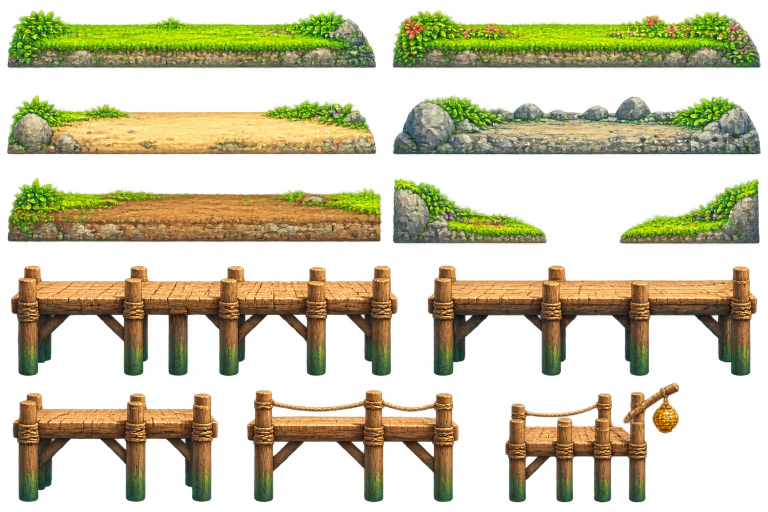
#> input picture art-source/chapter-1/kit-source/sheets/dermaga-tanah-a.png, 1536 x 1024 px (shown at 1/2 size)
$ python build_chapter1_kit.py
#> lines starting #> are read from the running program, lines starting #| are printed output that depends on the picture; after the words box and inside, x2 and y2 are one past the last pixel; in counts of white or black regions, pixels touching at a corner belong together
#> in cut_piece, img is the input picture: PIL image 1536x1024 RGBA; mean R, G, B, A 76.1, 70.2, 31.4, 108.1
"""Bangun kit elemen modular Chapter 1 (potongan yang bisa dipakai berulang di world map).

Jalankan dari root proyek:
    python3 art-source/tools/build_chapter1_kit.py              # tulis aset + kit.json
    python3 art-source/tools/build_chapter1_kit.py --preview D  # juga tulis lembar pratinjau ke folder D

Masukan:  art-source/chapter-1/kit-source/   (salinan paket "asset-malin-kundang", lihat README di sana)
Keluaran: public/assets/chapter-1/kit/<nama>.webp   satu file per elemen (RGBA)
          src/game/chapter1/kit.json                ukuran, skala dunia, dan permukaan pijakan tiap elemen

Konsep:
  - Setiap elemen dipotong dari sprite sheet (kotak sumber diukur dari segmentasi alpha) atau dipakai utuh.
  - `scale` = ukuran dunia per piksel sumber (dipilih agar sebanding dengan Malin, tinggi ±135 px dunia).
    Tekstur disimpan pada scale x RES (maks. ukuran sumber) agar tajam tanpa memboroskan memori.
  - `surface` = baris piksel SUMBER (di dalam potongan) tempat kaki berpijak; dipakai world.js untuk
    membuat collider otomatis dari penempatan elemen (tidak perlu mengukur dari gambar lagi).
  - Strip parallax (gunung, laut, hutan) dibuang label teksnya, lalu ujung kiri/kanannya di-crossfade agar
    bisa diulang tanpa garis sambungan.
"""
import argparse
import json
from collections import deque
from pathlib import Path

from PIL import Image, ImageChops, ImageDraw, ImageFilter

ROOT = Path(__file__).resolve().parents[2]
SRC = ROOT / 'art-source/chapter-1/kit-source'
OUT = ROOT / 'public/assets/chapter-1/kit'
KIT_JSON = ROOT / 'src/game/chapter1/kit.json'
URL_PREFIX = 'assets/chapter-1/kit'
RES = 1.25  # resolusi tekstur relatif ukuran tampilan dunia
QUALITY = 86

# Sheet dan kotak sumber (x0, y0, x1, y1) hasil segmentasi alpha.
A = 'sheets/dermaga-tanah-a.png'
B = 'sheets/dermaga-tanah-b.png'
DD = 'sheets/dermaga-detail.png'
DK = 'sheets/dekorasi-nelayan.png'
PA = 'sheets/pasar-ikan-a.png'
PB = 'sheets/pasar-ikan-b.png'
KP = 'sheets/kapal-perahu.png'

# name: (sumber, kotak atau None = seluruh gambar, skala dunia, permukaan pijakan atau None)
PIECES = {
    # --- Tanah dan dermaga (lantai yang bisa dipijak) ---
    'ground-grass': (A, (15, 19, 752, 137), 1.0, 52),
    'ground-grass-flower': (A, (785, 20, 1521, 137), 1.0, 52),
    'ground-sand': (A, (14, 190, 753, 309), 1.0, 55),
    'ground-rocky': (A, (785, 190, 1522, 309), 1.0, 60),
    'ground-dirt': (A, (15, 355, 764, 484), 1.0, 55),
    'bank-slope-down': (A, (785, 356, 1094, 488), 1.0, None),
    'bank-slope-up': (A, (1238, 357, 1520, 489), 1.0, None),
    'block-grass': (B, (25, 114, 498, 257), 1.0, 45),
    'block-grass-flower': (B, (529, 100, 1006, 256), 1.0, 58),
    'block-sand': (B, (1037, 104, 1517, 256), 1.0, 55),
    'block-rock': (B, (14, 390, 540, 581), 1.0, 60),
    'block-dirt': (B, (560, 400, 1020, 583), 1.0, 60),
    'pillar-rock-a': (B, (1028, 306, 1249, 580), 0.8, 55),
    'pillar-rock-b': (B, (1310, 305, 1528, 580), 0.8, 55),
    'dock-long': (A, (21, 531, 796, 752), 1.0, 50),
    'dock-mid': (A, (855, 531, 1515, 752), 1.0, 55),
    'dock-short': (A, (25, 786, 437, 1004), 1.0, 50),
    'dock-rope': (A, (494, 780, 918, 1005), 1.0, 75),
    'dock-lantern': (A, (1010, 764, 1359, 1005), 1.0, 105),
    'dock-plank-a': (B, (23, 657, 539, 924), 1.0, 50),
    'dock-plank-b': (B, (578, 667, 1169, 915), 1.0, 45),
    'dock-plank-small': (B, (1219, 668, 1523, 919), 1.0, 62),
    'dock-corner': (DD, (25, 29, 515, 412), 0.6, 75),
    'pier-post': (DD, (613, 15, 714, 409), 0.6, 18),
    'pier-post-rope': (DD, (818, 15, 916, 409), 0.6, 18),
    'dock-rail': (DD, (992, 91, 1754, 346), 0.45, None),
    'dock-stairs': (DD, (176, 445, 835, 855), 0.55, None),
    'rope-ladder': (DD, (1052, 415, 1356, 847), 0.5, None),
    # --- Bangunan (gambar utuh) ---
    'house-gadang-a': ('rumah/rumah-gadang-a.png', None, 0.46, None),
    'house-gadang-b': ('rumah/rumah-gadang-b.png', None, 0.46, None),
    'house-gadang-c': ('rumah/rumah-gadang-c.png', None, 0.44, None),
    'house-gadang-long': ('rumah/rumah-gadang-panjang.png', None, 0.46, None),
    'hut-thatch': ('rumah/pondok-jerami.png', None, 0.4, None),
    'hut-fisher': ('rumah/rumah-nelayan.png', None, 0.38, None),
    'rangkiang': ('rumah/rangkiang.png', None, 0.3, None),
    'pavilion-a': ('rumah/dangau-a.png', None, 0.32, None),
    'pavilion-b': ('rumah/dangau-b.png', None, 0.32, None),
    # --- Kapal dan perahu ---
    'ship-sail': (KP, (2, 5, 889, 617), 0.8, None),
    'boat-fishing': (KP, (952, 141, 1774, 596), 0.5, None),
    'boat-row': (KP, (50, 683, 812, 868), 0.42, None),
    'boat-canoe': (KP, (916, 705, 1722, 843), 0.42, None),
    # --- Dekorasi nelayan ---
    'net-stand': (DK, (14, 13, 329, 271), 0.5, None),
    'barrels': (DK, (612, 13, 884, 256), 0.32, None),
    'fish-traps': (DK, (904, 9, 1220, 256), 0.32, None),
    'basket-fish': (DK, (1248, 21, 1521, 241), 0.26, None),
    'rope-coil': (DK, (336, 47, 582, 245), 0.24, None),
    'sacks': (DK, (652, 273, 932, 512), 0.3, None),
    'floats': (DK, (963, 276, 1219, 499), 0.26, None),
    'anchor': (DK, (1267, 259, 1497, 510), 0.34, None),
    'drying-rack': (DK, (15, 302, 367, 520), 0.5, None),
    'crates': (DK, (374, 281, 632, 511), 0.32, None),
    'oars': (DK, (15, 510, 255, 772), 0.36, None),
    'trap-tube': (DK, (294, 549, 614, 746), 0.26, None),
    'fish-tray': (DK, (635, 552, 962, 737), 0.24, None),
    'lantern': (DK, (1009, 512, 1184, 745), 0.24, None),
    'flag': (DK, (1271, 502, 1518, 752), 0.4, None),
    'flower-basket': (DK, (1243, 738, 1516, 1012), 0.28, None),
    'cloth-rack': (DK, (15, 798, 345, 1005), 0.36, None),
    'buoys': (DK, (364, 761, 594, 1010), 0.26, None),
    'mats': (DK, (623, 788, 938, 998), 0.26, None),
    'pot': (DK, (977, 778, 1205, 1010), 0.24, None),
    # --- Pasar ikan ---
    'stall-thatch': (PA, (13, 12, 685, 392), 0.6, None),
    'stall-canopy': (PA, (702, 11, 1296, 376), 0.6, None),
    'fish-rack-tall': (PA, (1338, 23, 1746, 380), 0.5, None),
    'fish-table': (PA, (56, 436, 580, 630), 0.42, None),
    'fish-basket-blue': (PA, (640, 414, 987, 611), 0.26, None),
    'fish-basket-red': (PA, (1042, 414, 1383, 598), 0.26, None),
    'crate-stack': (PA, (189, 635, 525, 856), 0.32, None),
    'net-hammock': (PA, (1038, 617, 1530, 862), 0.4, None),
    'stall-red': (PB, (15, 19, 482, 377), 0.62, None),
    'stall-hut': (PB, (480, 15, 959, 371), 0.62, None),
    'table-baskets': (PB, (1394, 90, 1761, 357), 0.42, None),
    'stall-large': ('sheets/pasar-ikan-lapak-besar.png', None, 0.3, None),
    # --- Pohon dan tanaman (sudah terpisah) ---
    'tree-coconut-a': ('pohon/tree-coconut-01.png', None, 1.25, None),
    'tree-coconut-b': ('pohon/tree-coconut-02.png', None, 1.25, None),
    'tree-coconut-small': ('pohon/tree-coconut-small.png', None, 1.2, None),
    'tree-shade-a': ('pohon/tree-shade-01.png', None, 0.95, None),
    'tree-shade-b': ('pohon/tree-shade-02.png', None, 0.95, None),
    'bush-a': ('pohon/bush-01.png', None, 0.4, None),
    'bush-b': ('pohon/bush-02.png', None, 0.45, None),
    'plant-hibiscus': ('pohon/plant-hibiscus.png', None, 0.45, None),
    'plant-pandan': ('pohon/plant-pandan.png', None, 0.25, None),
    'plant-potted': ('pohon/plant-potted.png', None, 0.18, None),
    'plant-flower-yellow': ('pohon/plant-flower-yellow.png', None, 0.25, None),
    # --- Rintangan dan foreground (sudah terpisah, 2x) ---
    **{f'obstacle-{n}': (f'rintangan-foreground/obstacle-{n}.png', None, s, top) for n, s, top in [
        ('crate', 0.27, 20), ('crate-tall', 0.27, 18), ('barrel', 0.25, None), ('barrel-side', 0.25, None),
        ('basket-stack', 0.27, None), ('broken-plank', 0.4, None), ('cargo-stack', 0.32, None),
        ('log', 0.35, None), ('log-pile', 0.32, None), ('net-pile', 0.3, None), ('rocks', 0.35, None),
        ('rocks-small', 0.32, None), ('barrier-small', 0.3, None), ('pier-hole', 0.45, None)]},
    **{f'fg-{n}': (f'rintangan-foreground/fg-{n}.png', None, s, None) for n, s in [
        ('bush-01', 0.7), ('bush-02', 0.7), ('grass-01', 0.6), ('leaves-corner-left', 0.9),
        ('leaves-corner-right', 0.9), ('leaves-large', 0.8), ('pier-post-near', 0.9), ('plant-coastal-01', 0.7),
        ('plant-coastal-02', 0.7), ('rocks-01', 0.6), ('rocks-02', 0.6)]},
    # --- Langit ---
    **{f'cloud-{n}': (f'langit-laut/cloud-{n}.png', None, s, None) for n, s in [
        ('large-01', 0.34), ('large-02', 0.34), ('medium-01', 0.34), ('medium-02', 0.34),
        ('small-01', 0.34), ('small-02', 0.34), ('wisp-01', 0.4), ('wisp-02', 0.4)]},
    'island-rock': ('langit-laut/island-rock.png', None, 0.32, None),
}

# Strip yang diulang (TileSprite). rows = baris sumber yang dipakai (label/garis tepi terang di bawahnya dibuang);
# blend = 'mirror' (strip + cerminannya) atau lebar crossfade sambungan (px sumber);
# scale = ukuran dunia per px sumber.
STRIPS = {
    'mountain-far': ('langit-laut/mountain-far-seamless.png', (0, 748), 'mirror', 0.42),
    'mountain-mid': ('langit-laut/mountain-mid-seamless.png', (0, 620), 'mirror', 0.45),
    'mountain-near': ('langit-laut/mountain-near-seamless.png', (0, 517), 'mirror', 0.42),
    'ocean': ('langit-laut/ocean-surface-seamless.png', (8, 578), 'mirror', 0.78),
    'forest-back': ('pohon/forest-back-seamless.png', (0, 133), 'mirror', 1.15),
    'forest-front': ('pohon/forest-front-seamless.png', (0, 158), 'mirror', 1.3),
    'grass-strip': ('rintangan-foreground/fg-grass-seamless.png', (0, 162), 'mirror', 0.55),
}

STRIP_PAD = 4

# Tanah menerus (skala 1): lebar ujung kiri/kanan dalam px sumber (semak/batu penutup ujung).
GROUNDS = {
    'ground-grass': (150, 160),
    'ground-grass-flower': (150, 160),
    'ground-sand': (170, 170),
    'ground-rocky': (180, 180),
    'ground-dirt': (150, 150),
}

CAP_FADE = 32
# Isian bawah daratan: (elemen sumber, kotak bagian batu di dalam potongan yang sudah di-trim).
FILL = ('block-dirt', (30, 112, 330, 170))


# [11 lines left out: function fade_edge, not called in this run]


def alpha_bbox(img, threshold=12):
    return img.getchannel('A').point(lambda v: 255 if v > threshold else 0).getbbox()


# [20 lines left out: function drop_bottom_label, not called in this run]


def keep_main_parts(img, step=2, min_share=0.12):
    """Hapus serpihan objek tetangga yang ikut terpotong dari sprite sheet: simpan komponen alpha
    yang luasnya >= min_share x komponen terbesar."""
#> called with step = 2, min_share = 0.12
    alpha = img.getchannel('A').point(lambda v: 255 if v > 24 else 0)
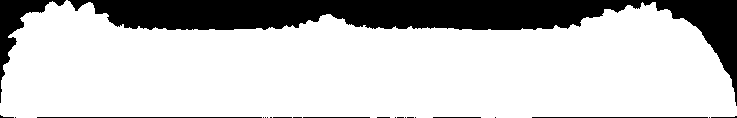
#> alpha: PIL image 737x118 L; 77.9% white; 23 black regions (16 under 20 px), largest, box (x1, y1, x2, y2) and area: (68, 0, 737, 106) 17067, (0, 0, 66, 103) 1501, (37, 117, 262, 118) 225
    sw, sh = max(1, img.width // step), max(1, img.height // step)
#> sw = 368; sh = 59
    small = alpha.resize((sw, sh), Image.BOX).point(lambda v: 255 if v else 0).filter(ImageFilter.MaxFilter(3))
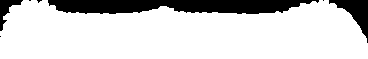
#> small: PIL image 368x59 L; 82.1% white; 7 black regions (4 under 20 px), largest, box (x1, y1, x2, y2) and area: (48, 0, 319, 14) 2990, (329, 0, 368, 43) 632, (0, 0, 23, 31) 258
    px = small.load()
    label = [[-1] * sw for _ in range(sh)]
    sizes = []
    for y0 in range(sh):
        for x0 in range(sw):
            if not px[x0, y0] or label[y0][x0] >= 0:
                continue
            idx, queue, n = len(sizes), deque([(x0, y0)]), 0
            label[y0][x0] = idx
            while queue:
                x, y = queue.popleft()
                n += 1
                for nx, ny in ((x + 1, y), (x - 1, y), (x, y + 1), (x, y - 1)):
                    if 0 <= nx < sw and 0 <= ny < sh and px[nx, ny] and label[ny][nx] < 0:
                        label[ny][nx] = idx
                        queue.append((nx, ny))
            sizes.append(n)
#> after the loop, sizes = [17820]
    if len(sizes) <= 1:
        return img
    keep = {i for i, n in enumerate(sizes) if n >= max(sizes) * min_share}
    mask = Image.new('L', (sw, sh), 0)
    mpx = mask.load()
    for y in range(sh):
        for x in range(sw):
            if label[y][x] in keep:
                mpx[x, y] = 255
    mask = mask.filter(ImageFilter.MaxFilter(3)).resize(img.size, Image.NEAREST)
    out = img.copy()
    out.putalpha(ImageChops.multiply(img.getchannel('A'), mask))
    return out


def cut_piece(src, box):
    img = Image.open(SRC / src).convert('RGBA')
    if box:
        img = keep_main_parts(img.crop(box))
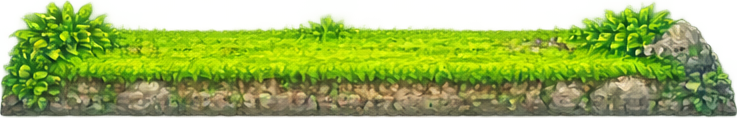
#> img: PIL image 737x118 RGBA; mean R, G, B, A 112.1, 144.4, 33.2, 187.4; transparent parts drawn white
    if src.startswith('langit-laut/'):
        # Label nama di bawah awan/pulau: potong di celah kosong, lalu simpan hanya komponen terbesar
        # (label yang menempel tanpa celah selalu lebih kecil dari objeknya).
        img = keep_main_parts(drop_bottom_label(img), min_share=1.0)
    bbox = alpha_bbox(img)
#> bbox = (0, 0, 737, 118)
    return img.crop(bbox), bbox[1]


# [19 lines left out: functions mirror_tile, seamless, not called in this run]


def save(img, name):
    path = OUT / f'{name}.webp'
    img.save(path, 'WEBP', quality=QUALITY, method=4)
    return path


def build(preview_dir=None):
    OUT.mkdir(parents=True, exist_ok=True)
    kit = {'_generated': 'art-source/tools/build_chapter1_kit.py (jangan diedit manual)', 'pieces': {}, 'strips': {}}
    thumbs = []
    for name, (src, box, scale, surface) in PIECES.items():
        img, top_trim = cut_piece(src, box)
#> top_trim = 0
        res = min(1.0, scale * RES)
        tex = img.resize((max(1, round(img.width * res)), max(1, round(img.height * res))), Image.LANCZOS)
        save(tex, name)
        entry = {
            'url': f'{URL_PREFIX}/{name}.webp',
            'texW': tex.width, 'texH': tex.height,
            'scale': round(scale * img.width / tex.width, 5),  # px dunia per px tekstur
            'w': round(img.width * scale, 1), 'h': round(img.height * scale, 1),
        }
        if surface is not None:
            # Baris permukaan relatif potongan (setelah trim alpha), dalam px dunia dari atas gambar.
            entry['surface'] = round((surface - top_trim) * scale, 1)
        kit['pieces'][name] = entry
        thumbs.append((name, tex, entry))

    for name, (src, rows, blend, scale) in STRIPS.items():
        img = Image.open(SRC / src).convert('RGBA')
        img = img.crop((0, rows[0], img.width, rows[1]))
        # Kolom tepi yang hampir transparan ikut dibuang agar tidak ada celah saat diulang.
        bbox = alpha_bbox(img, 200)
        trim = round((bbox[2] - bbox[0]) * 0.02)  # tepi strip sering memudar: buang 2% tiap sisi
        img = img.crop((bbox[0] + trim, 0, bbox[2] - trim, img.height))
        top = alpha_bbox(img)[1]
        img = img.crop((0, top, img.width, img.height))
        img = mirror_tile(img) if blend == 'mirror' else seamless(img, blend)
        tex = img.resize((round(img.width * scale), round(img.height * scale)), Image.LANCZOS)
        entry = {'url': f'{URL_PREFIX}/{name}.webp', 'w': tex.width, 'h': tex.height}
        if name != 'ocean':
            # TileSprite mengulang tekstur juga secara vertikal: baris bawah yang padat "bocor" sebagai
            # garis tipis di tepi atas strip. Baris transparan di bawah mencegahnya.
            padded = Image.new('RGBA', (tex.width, tex.height + STRIP_PAD))
            padded.paste(tex, (0, 0))
            tex = padded
            entry.update(h=tex.height, padBottom=STRIP_PAD)
        save(tex, name)
        kit['strips'][name] = entry
        thumbs.append((name, tex, entry))

    # Tanah menerus: ujung kiri + bagian tengah yang diulang (strip + cerminannya) + ujung kanan, dari
    # potongan yang sama sehingga permukaan dan garis bawahnya selalu satu baris.
    #   - cap-l/cap-r membawa CAP_FADE px tambahan dari sisi tengah yang memudar (alpha), sehingga
    #     sambungan dengan tile tengah larut, bukan garis tegak.
    #   - tile tengah diberi baris transparan di bawah (pengulangan vertikal TileSprite tidak bocor).
    kit['grounds'] = {}
    for name, (cap_left, cap_right) in GROUNDS.items():
        src, box, scale, surface = PIECES[name]
        img, top_trim = cut_piece(src, box)
        w, h = img.size
        mid = mirror_tile(img.crop((cap_left, 0, w - cap_right, h)))
        padded = Image.new('RGBA', (mid.width, h + STRIP_PAD))
        padded.paste(mid, (0, 0))
        parts = {
            'cap-l': fade_edge(img.crop((0, 0, cap_left + CAP_FADE, h)), 'right'),
            'mid': padded,
            'cap-r': fade_edge(img.crop((w - cap_right - CAP_FADE, 0, w, h)), 'left'),
        }
        entry = {'h': h, 'surface': round(surface - top_trim, 1), 'fade': CAP_FADE}
        for part, tex in parts.items():
            key = f'{name}-{part}'
            save(tex, key)
            entry[part] = {'url': f'{URL_PREFIX}/{key}.webp', 'w': tex.width}
        entry['mid']['w'] = mid.width
        entry['mid']['h'] = padded.height
        kit['grounds'][name] = entry
        thumbs.append((f'{name}-mid', mid, {'h': h, 'surface': entry['surface']}))

    # Isian di bawah daratan (batu + tanah) sampai dasar layar: tile yang bisa diulang ke dua arah
    # (dicerminkan horizontal dan vertikal).
    src, box, _, _ = PIECES[FILL[0]]
    body, _ = cut_piece(src, box)
    body = body.crop(FILL[1])
    body = mirror_tile(body)
    tile = Image.new('RGBA', (body.width, body.height * 2))
    tile.paste(body, (0, 0))
    tile.paste(body.transpose(Image.FLIP_TOP_BOTTOM), (0, body.height))
    tile.putalpha(255)
    # Lebih gelap dan sedikit lunak: terbaca sebagai tanah yang lebih dalam, pola cermin tidak menonjol.
    tile = Image.eval(tile.filter(ImageFilter.GaussianBlur(1.2)).convert('RGB'), lambda v: int(v * 0.72)).convert('RGBA')
    save(tile, 'ground-fill')
    kit['strips']['ground-fill'] = {'url': f'{URL_PREFIX}/ground-fill.webp', 'w': tile.width, 'h': tile.height}
    thumbs.append(('ground-fill', tile, kit['strips']['ground-fill']))

    KIT_JSON.write_text(json.dumps(kit, indent=1) + '\n')
    total = sum(p.stat().st_size for p in OUT.glob('*.webp'))
    print(f'{len(PIECES)} elemen + {len(STRIPS)} strip → {OUT.relative_to(ROOT)} ({total / 1e6:.1f} MB)')

    if preview_dir:
        write_preview(thumbs, Path(preview_dir))


# [17 lines left out: function write_preview, not called in this run]


if __name__ == '__main__':
    parser = argparse.ArgumentParser()
    parser.add_argument('--preview', help='folder untuk lembar pratinjau kit')
#> (the run stopped early here; a loop or call above may not have finished)
